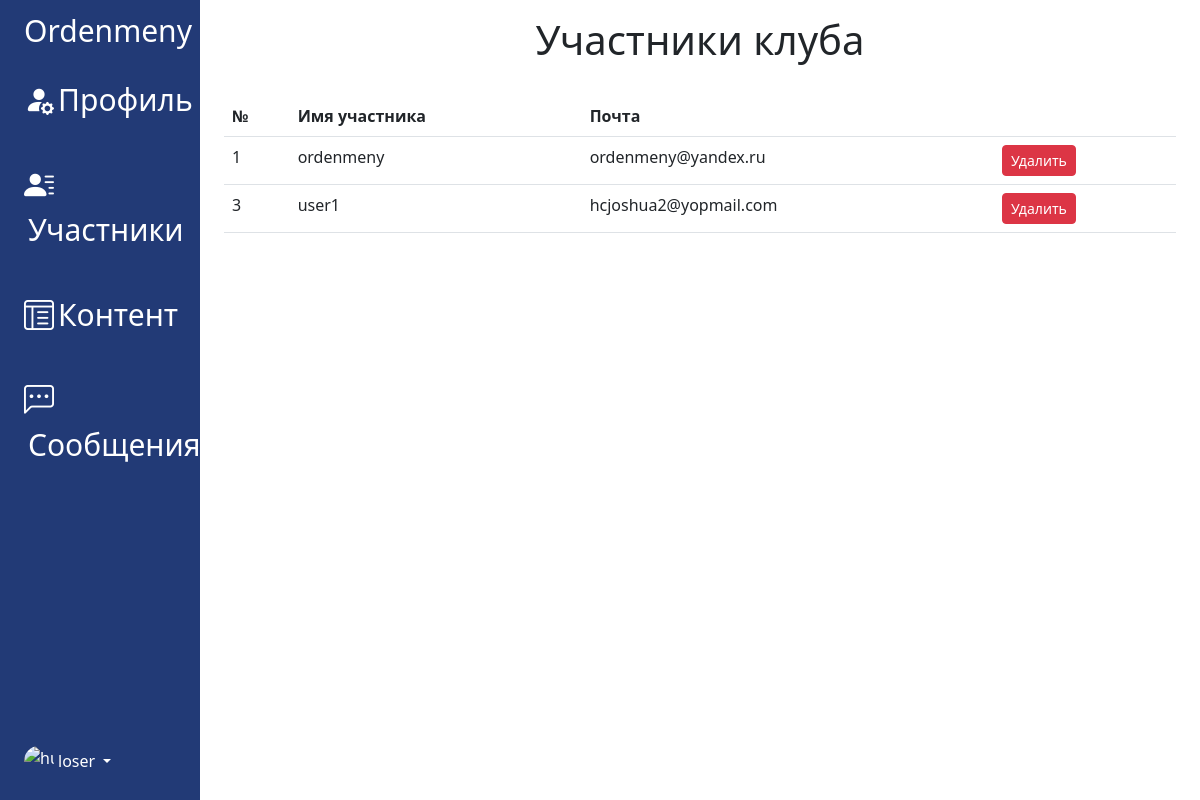
The page /dashboard/newsmobile/members/ (signed in) on the database as committed earlier.
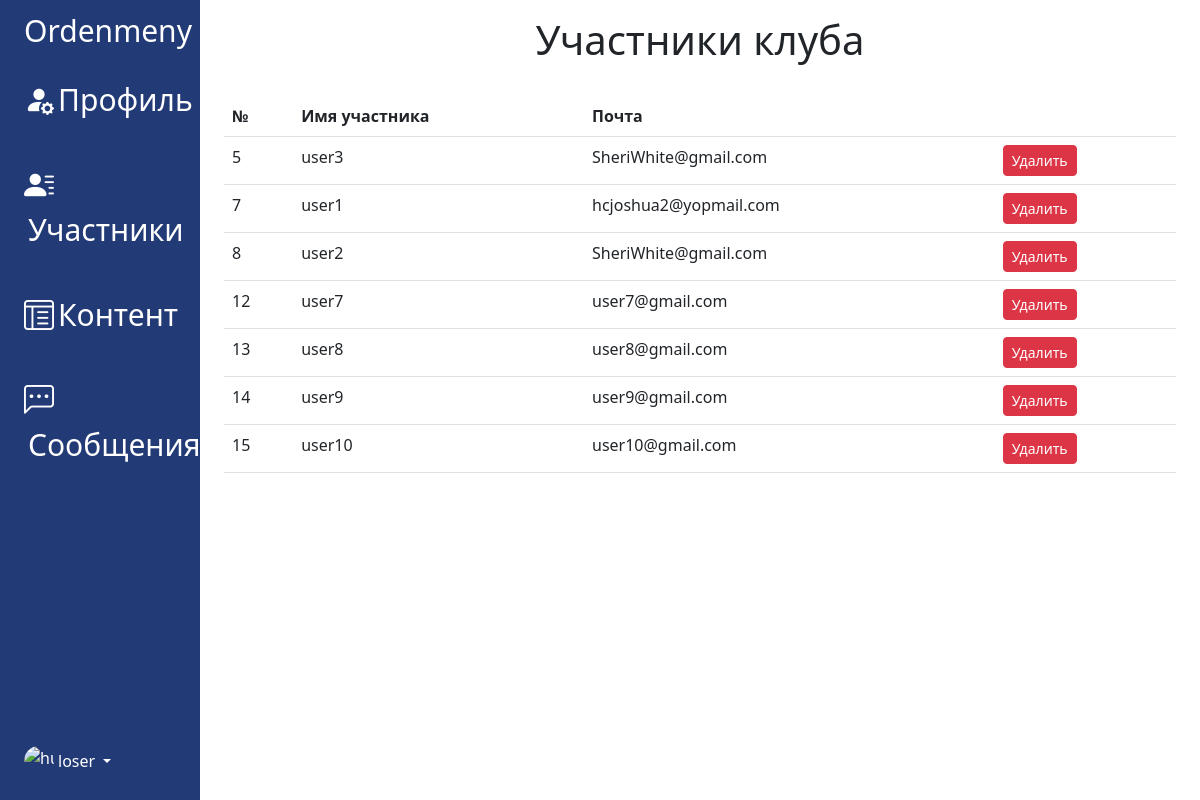
The same page on the database as committed later.
### accounts/models.py (models this page shows)
class SignUpModel(AbstractUser):
    pass

### dashboard_app/views.py (the view)
# urls.py: path('<slug:slug_club>/members/', members, name='members'),
@login_required
def members(request, slug_club):
    if check_user_club(request, slug_club):
        messages.success(request, 'Доступ закрыт')
        return check_user_club(request, slug_club)
    club = ClubModel.objects.get(slug_club=slug_club)
    context = {
        'members': club.member.all(),
        'slug_club': slug_club,
    }
    return render(request, template_name='dashboard_app/members.html', context=context)

### dashboard_app/views.py (called while the page is built)
def check_user_club(request, slug_club):
    if not (request.user == ClubModel.objects.get(slug_club=slug_club).manager):
        return redirect('clubs_app:home_page')
    else:
        return False

### dashboard_app/templates/dashboard_app/members.html
{% extends 'dashboard_app/base.html' %}
{% block content %}
    <h1 class="text-center">Участники клуба</h1><br>
    <div class="table-responsive">
        <table class="table table-hover">
            <thead>
            <tr>
                <th scope="col">№</th>
                <th scope="col">Имя участника</th>
                <th scope="col">Почта</th>
                <th></th>
            </tr>
            </thead>
            <tbody>
            {% for member in members %}
                <tr>
                    <td style="" class="">{{ member.pk }}</td>
                    <td>{{ member.username }}</td>
                    <td>{{ member.email }}</td>
                    <td><a class="btn btn-danger btn-sm" href="{% url 'dashboard_app:delete_member' slug_club=slug_club id_member=member.pk %}">Удалить</a></td>
                </tr>
            {% endfor %}
            </tbody>
        </table>
    </div>
{% endblock content %}

Rows that differ between the two databases and show on the page:
no longer on this page (row edited): SignUpModel: pk "1", username "ordenmeny", email "ordenmeny@yandex.ru"
removed SignUpModel: pk "3", username "user1", email "hcjoshua2@yopmail.com"
now on this page (row unchanged): SignUpModel: pk "5", username "user3", email "SheriWhite@gmail.com"
added SignUpModel: pk "7", username "user1", email "hcjoshua2@yopmail.com"
added SignUpModel: pk "8", username "user2", email "SheriWhite@gmail.com"
added SignUpModel: pk "12", username "user7", email "user7@gmail.com"
added SignUpModel: pk "13", username "user8", email "user8@gmail.com"
added SignUpModel: pk "14", username "user9", email "user9@gmail.com"
added SignUpModel: pk "15", username "user10", email "user10@gmail.com"
